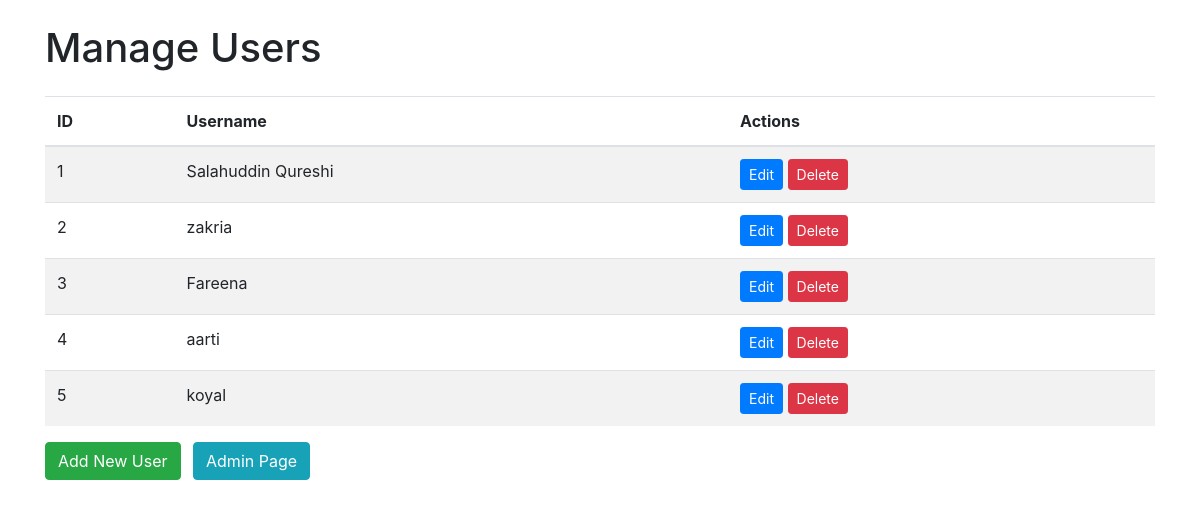
Before: /manage_users with the older database file.
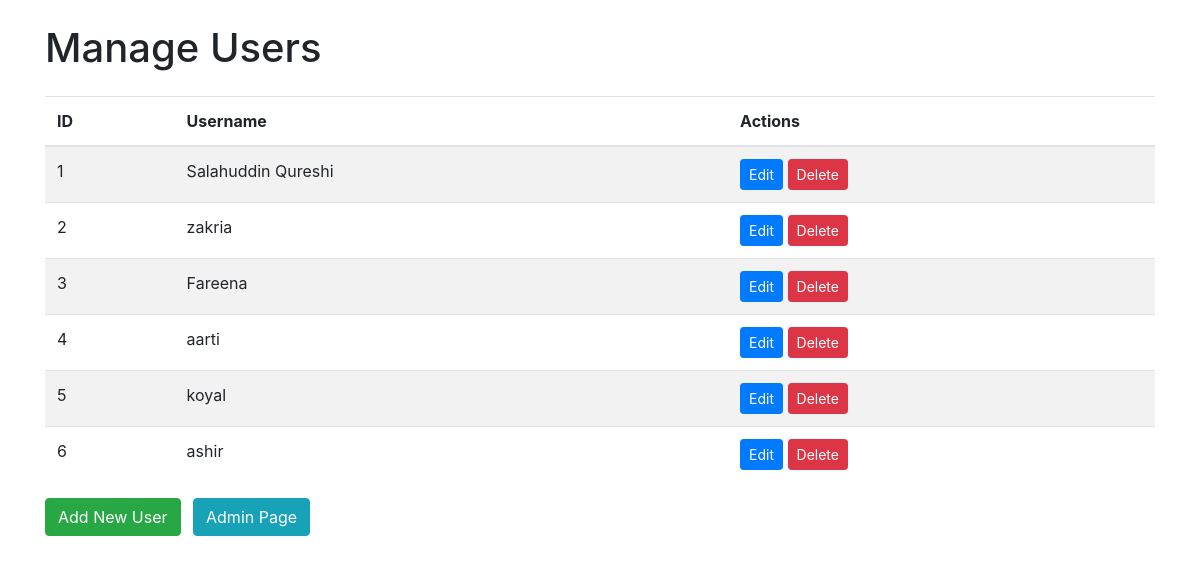
After: the same page with the newer database file.
### app.py (models this page shows)
class User(UserMixin, db.Model):
    id = db.Column(db.Integer, primary_key=True)
    username = db.Column(db.String(150), nullable=False, unique=True)
    password = db.Column(db.String(150), nullable=False)

### app.py (the view)
@app.route('/manage_users')
def manage_users():
    users = User.query.all()  # Fetch all users from the database
    return render_template('manage_users.html', users=users)

### templates/manage_users.html (shortened to what this page needs)
<!DOCTYPE html>
<html lang="en">
<head>
    <link rel="stylesheet" href="https://maxcdn.bootstrapcdn.com/bootstrap/4.5.2/css/bootstrap.min.css">
</head>
<body>
    <div class="container">
        <h1 class="mt-4">Manage Users</h1>
        <table class="table table-striped mt-4">
            <thead>
                <tr>
                    <th>ID</th>
                    <th>Username</th>
                    <th>Actions</th>
                </tr>
            </thead>
            <tbody>
                {% for user in users %}
                    <tr>
                        <td>{{ user.id }}</td>
                        <td>{{ user.username }}</td>
                        <td>
                            <a href="{{ url_for('edit_user', user_id=user.id) }}" class="btn btn-primary btn-sm">Edit</a>
                            <form method="POST" action="{{ url_for('delete_user', user_id=user.id) }}" style="display:inline;">
                                <button type="submit" class="btn btn-danger btn-sm" onclick="return confirm('Are you sure you want to delete this user?');">Delete</button>
                            </form>
                        </td>
                    </tr>
                {% else %}
                    <tr>
                        <td colspan="3">No users found.</td>
                    </tr>
                {% endfor %}
            </tbody>
        </table>
        <a href="{{ url_for('add_user') }}" class="btn btn-success">Add New User</a>
        <a href="{{ url_for('admin_page') }}" class="btn btn-info ml-2">Admin Page</a>
    </div>
</body>
</html>

Changed rows visible on the page:
added User: id "6", username "ashir"
